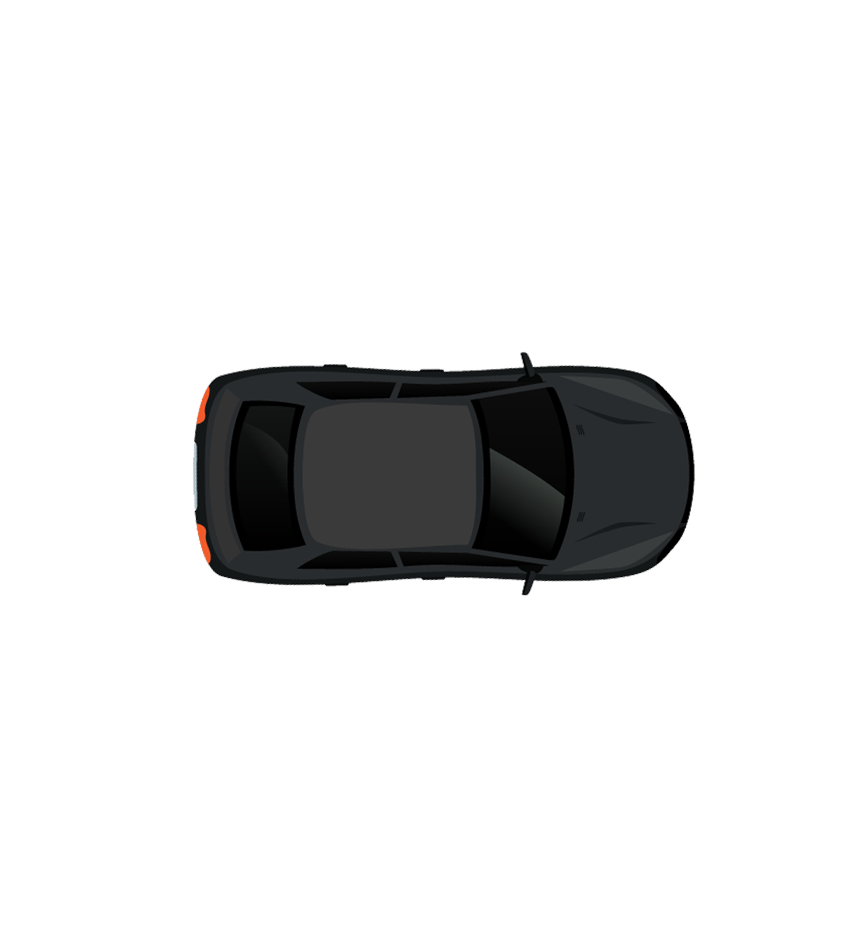
%> input picture matlab/car_left.png, 862 x 945 px
$ octave averageSimul.m   (GNU Octave 9; MATLAB toolbox functions it lacks are replaced by stand-ins)
%> lines starting %> are read from the running program, lines starting %| are printed output that depends on the picture
### matlab/cox_mutualP_simul.m
function act=cox_mutualP_simul(x, times, line)

global TIME
global isPushed
global rsum1
global rsum2

% Elements of matrix for parameters of the artificial agent
alpha= x(1);
gamma= x(2); % the rate of retention of reciprocity
beta = x(3); % the initial benevolence parameter
theta = x(4); % the relative weight of the other's kindness

% Probability of the artificial agent
p = 0.5; %'s ininitial probability of avoid
pa = zeros(times,1); % The storage of the probability of taking action for each subject

act = zeros(times,2); % The storage of action results
time = zeros(times,2); % The storage of action times

rep = zeros(2,2); %player, reputation [0 0; 0 0]
reward = [-1000 300 -300 0]; %reward setting
% rsum1 = ones(1,2)*200; %initial sum of reward for each player
% rsum2 = ones(1,2)*200;

uLog = zeros(times,2); % the storage of utility values

point=[-0.5 0.5]; % kindness value; -0.5 = rush, 0.5 = avoid


%% image load
IMG_carLeft = imread('car_left.png');
IMG_carRight = imread('car_right.png');
IMG_crush = imread('crush.png');

%% {times} TRIAL
for n=1:times

    isPushed = 0;
    TIME = 0;


    %% take actions with the probabilities updated in the previous trial
    % Determine the action of the artificial agent
    act(n,1) = rand < p(1);
    disappear = 5;

    %-- update of kindness. rep(1,1) ~ kindness of self, rep(1,2) ~
    %kindness of other
    rep(1,1) = gamma*rep(1,1)+point(act(n,1)+1); % eq(7) of Lee et al. (2015)
    rep(1,2) = gamma*rep(1,2)+point(act(n,2)+1)+beta;

    %-- update of emotional state (reciprocity). eq(8) of Lee et al. (2015)
    emotion1 = 2*(theta*rep(1,2)-((1-theta)*rep(1,1)));

    %-- update of utility. eq(9) of Lee et al. (2015)
    uAvoid = ((rsum1(1) - 0.5)^alpha + emotion1*((rsum1(2) + 0.5)^alpha))/alpha;
    uRush = ((rsum1(1) - 0.5)^alpha + emotion1*((rsum1(2) - 1.5)^alpha))/alpha;

    uLog(n,1)=uAvoid; uLog(n,2)=uRush;

    %-- update of the probability of avoid. eq(10) of Lee et al. (2015)
    z=(uAvoid-uRush);
    p(1)=1/(1+exp(-(z))); %logistic sigmoid
    pa(n,1)=p(1);

    if act(n,1) == 0
        time(n,1) = 0;
    end

    %-- the artificial agent avoids
    if act(n,1) == 1
        % Regardless of the setting of the moment of disappearance (in
        % sec), the the artificial agent always disappear right before
        % crushing
        % disappear in 1sec - disappear when disappear == 3
        if rand < 370/1174
            disappear = 3;
            time(n,1) = 1;
            % disappear in 1-2sec - disappear when disappear == 3
        elseif 370/1174 < rand && rand < 496/1174
            disappear = 3;
            time(n,1) = 2;
            %disappear in 2-3sec - disappear when disappear == 3
        elseif rand > 496/1174
            disappear = 3;
            time(n,1) = 3;
        end
    end


    %%%%%%%%%%%%%%%%%%%%%%%%%%%%%%%%%%%%%%%SCREEN%%%%%%%%%%%%%%%%%%%%%%%%%%%%%%%%%%%%%%%%%

    %-- Initial screen
     a = 0;
     if n == 1 && line == 1
         subplot(3,7,4); text(-0.5,0.5,'Loading','fontsize',80); axis off;
         subplot(3,7,21); image(IMG_carRight); axis off;
         subplot(3,7,7); text(0.5,0.5,'Player1','FontSize',30); axis off;
         drawnow;
         pause(15);
     end
     tic;
     while a<2
        a = toc;

        clf;
        subplot(3,7,4); text(-0.5,0.5,'Ready','fontsize',80); axis off;
        subplot(3,7,15); image(IMG_carLeft); axis off
        subplot(3,7,21); image(IMG_carRight); axis off;
        subplot(3,7,1); text(0.5,0.5,'Player2','FontSize',30); axis off;
        subplot(3,7,7); text(0.5,0.5,'Player1','FontSize',30); axis off;
        subplot(3,7,8); text(0.5,0.5,num2str(rsum1(1,1)),'FontSize',30); axis off;
        subplot(3,7,14); text(0.5,0.5,num2str(rsum2(1,1)),'FontSize',30); axis off;

        drawnow;
     end


    TIME1 = keyPress;

    %disp(TIME1);

    if TIME1 > 0
       realtime = TIME1;
    end


    %-- Start 3sec countdown
    a = 0;
    tic;
    while a<3
      a =toc;

      if 0<a && a<1
       clf;
         if ~(act(n,1) == 1 && isPushed)
            subplot(3,7,15); image(IMG_carLeft); axis off;
         end

         if ~isPushed
             subplot(3,7,21); image(IMG_carRight); axis off;
         end

       subplot(3,7,4); text(0.5,0.5,'3','FontSize',80); axis off;
       subplot(3,7,8); text(0.5,0.5,num2str(rsum1(1,1)),'FontSize',30); axis off;
       subplot(3,7,14); text(0.5,0.5,num2str(rsum2(1,1)),'FontSize',30); axis off;
       subplot(3,7,1); text(0.5,0.5,'Player2','FontSize',30); axis off;
       subplot(3,7,7); text(0.5,0.5,'Player1','FontSize',30); axis off;

       drawnow

      end

      if 1<a && a<2
       clf;

       if disappear > 1
          if ~(act(n,1) == 1 && isPushed)
            subplot(3,7,16); image(IMG_carLeft); axis off;
          end
       end

       if ~isPushed
            subplot(3,7,20); image(IMG_carRight); axis off;
       end

       subplot(3,7,4); text(0.5,0.5,'2','FontSize',80); axis off;
       subplot(3,7,8); text(0.5,0.5,num2str(rsum1(1,1)),'FontSize',30); axis off;
       subplot(3,7,14); text(0.5,0.5,num2str(rsum2(1,1)),'FontSize',30); axis off;
       subplot(3,7,1); text(0.5,0.5,'Player2','FontSize',30); axis off;
       subplot(3,7,7); text(0.5,0.5,'Player1','FontSize',30); axis off;
       drawnow
      end

      if 2<a && a<3
       clf;

       if disappear > 2
          if ~(act(n,1) == 1 && isPushed)
             subplot(3,7,17); image(IMG_carLeft); axis off;
          end
       end

       if ~isPushed
        subplot(3,7,19); image(IMG_carRight); axis off;
       end

       subplot(3,7,4); text(0.5,0.5,'1','FontSize',80); axis off;
       subplot(3,7,8); text(0.5,0.5,num2str(rsum1(1,1)),'FontSize',30); axis off;
       subplot(3,7,14); text(0.5,0.5,num2str(rsum2(1,1)),'FontSize',30); axis off;
       subplot(3,7,1); text(0.5,0.5,'Player2','FontSize',30); axis off;
       subplot(3,7,7); text(0.5,0.5,'Player1','FontSize',30); axis off;
       drawnow
      end

    end


    %% Crush
    if act(n,1) == 0 && ~isPushed
      clf;
      a = 0;

      tic;
      while a<1
        a = toc;
        subplot(3,7,18); image(IMG_crush); axis off;
        subplot(2,7,4); text(-0.5,0.5,'Draw','fontsize',80); axis off;
        subplot(3,7,8); text(0.5,0.5,num2str(rsum1(1,1)),'FontSize',30); axis off;
        subplot(3,7,14); text(0.5,0.5,num2str(rsum2(1,1)),'FontSize',30); axis off;
        subplot(3,7,1); text(0.5,0.5,'Player2','FontSize',30); axis off;
        subplot(3,7,7); text(0.5,0.5,'Player1','FontSize',30); axis off;
        drawnow;

      end

      r1(1) = reward(2*act(n,1)+act(n,2) + 1);
      r1(2) = reward(2*act(n,2)+act(n,1) + 1);
      rsum1 = rsum1+r1;
      rh(n,1:2) = rsum1;

      r2(1,1) = reward(2*act(n,2)+act(n,1) + 1);
      r2(1,2) = reward(2*act(n,1)+act(n,2) + 1);
      rsum2 = rsum2+r2;

      continue;

    end

    %% Computer win
    if act(n,1) == 0 && isPushed
        a = 0;

        tic;
        while a<2
            a = toc;

            if 0<a && a<1
               clf;
               subplot(3,7,18); image(IMG_carLeft); axis off;
               subplot(3,7,8); text(0.5,0.5,num2str(rsum1(1,1)),'FontSize',30); axis off;
               subplot(3,7,14); text(0.5,0.5,num2str(rsum2(1,1)),'FontSize',30); axis off;
               subplot(3,7,1); text(0.5,0.5,'Player2','FontSize',30); axis off;
               subplot(3,7,7); text(0.5,0.5,'Player1','FontSize',30); axis off;
               drawnow;
            end

            if 1<a && a<2
               clf;
               subplot(3,7,19); image(IMG_carLeft); axis off;
               subplot(3,7,8); text(0.5,0.5,num2str(rsum1(1,1)),'FontSize',30); axis off;
               subplot(3,7,14); text(0.5,0.5,num2str(rsum2(1,1)),'FontSize',30); axis off;
               subplot(3,7,1); text(0.5,0.5,'Player2','FontSize',30); axis off;
               subplot(3,7,7); text(0.5,0.5,'Player1','FontSize',30); axis off;
               subplot(2,7,4); text(-0.5,0.5,'Lose','fontsize',80); axis off;
               drawnow;
            end
        end
    end


    %% User Win
    if act(n,1) == 1 && ~isPushed
        a = 0;

        tic;
        while a<2
            a = toc;

            if 0<a && a<1
               clf;
               subplot(3,7,18); image(IMG_carRight); axis off;
               subplot(3,7,8); text(0.5,0.5,num2str(rsum1(1,1)),'FontSize',30); axis off;
               subplot(3,7,14); text(0.5,0.5,num2str(rsum2(1,1)),'FontSize',30); axis off;
               subplot(3,7,1); text(0.5,0.5,'Player2','FontSize',30); axis off;
               subplot(3,7,7); text(0.5,0.5,'Player1','FontSize',30); axis off;
               drawnow;
            end

            if 1<a && a<2
               clf;
               subplot(3,7,17); image(IMG_carRight); axis off;
               subplot(3,7,8); text(0.5,0.5,num2str(rsum1(1,1)),'FontSize',30); axis off;
               subplot(3,7,14); text(0.5,0.5,num2str(rsum2(1,1)),'FontSize',30); axis off;
               subplot(3,7,1); text(0.5,0.5,'Player2','FontSize',30); axis off;
               subplot(3,7,7); text(0.5,0.5,'Player1','FontSize',30); axis off;
               subplot(3,7,4); text(0,0.5,'Win','fontsize',80); axis off;
               drawnow;
            end
        end
    end


    % when the player pushed
    if isPushed
        act(n,2) = 1;
    end

    time(n, 2) = TIME;


    %% Updates of player 1
    %-- calulate reward of both players in the perspective of player 1
    r1(1) = reward(2*act(n,1)+act(n,2) + 1); % = -1 player 1's reward
    r1(2) = reward(2*act(n,2)+act(n,1) + 1); %player 2's reward

    %-- calculate reward sum in the perspective of player 1
    rsum1 = rsum1+r1;
    %[200 200] + r1 [-1 1]

    rh(n,1:2) = rsum1;


    %% Updates of player 2
    %-- calulate reward of both players in the perspective of player 2
    r2(1,1) = reward(2*act(n,2)+act(n,1) + 1);
    r2(1,2) = reward(2*act(n,1)+act(n,2) + 1);

    %-- calculate reward sum in the perspective of player 1
    rsum2 = rsum2+r2;


end
if line == 1
    assignin('base','b_act1',act);
    assignin('base','b_time1',time);
    act
    time
elseif line == 2
    assignin('base','b_act2',act);
    assignin('base','b_time2',time);
    act
    time
else
    assignin('base','b_act3',act);
    assignin('base','b_time3',time);
    act
    time

    figure(1),clf,imagesc(act),colormap copper
    pause(20);
end


### matlab/keyPress.m
function [out] = keyPress()
global TIME
global tHand

fHand = figure(1);clf;
set(fHand, 'KeyPressFcn', @Key_Down);


    tHand = tic;
    drawnow;
   %pause(3)
    out = TIME;

### matlab/averageSimul.m
%% Iterative chicken game
% Main code

% Parameters 'exchange','rush','avoid','unfair','undefined' can be changed.
% For parameter setting, refers to Lee et al., 2015

% 'cox_mutulP_simul' fucntion simulates the artificial agent's behavior
% according to the result of previous trial.

% The behavioral results saved as 'result.mat'.

% The reward setting can be changed in 'cox_mutualP_simul' function and
% 'random_simul' function.


% Code written by Sangho Lee.
% For any questions, please contact to Minju Kim (mjkim28@unist.ac.kr)

%%

clear all
close all
clc

global rsum1
global rsum2

rsum1 = ones(1,2)*20000; %initial sum of reward for each player
rsum2 = ones(1,2)*20000;


%% Parameter values for each of four patterns + undefined pattern

% alpha, gamma, beta, theta of the artificial agent
% retention parameter -> gamma = 0.110214129 & sensitivity to the reciprocity -> theta = 0.609932437
exchange = [0.986359191	0.110214129	0.068871041 0.709932437];
rush = [0.86323849 0.673074352 -0.738832267	0.696529261];
avoid = [0.864833547 0.37028665	0.126612251	0.978597705];
unfair = [0.644289704 0.93032074 0.96829209	0.931588575];
undefined = [0.825579952 0.574112545 -0.200593519 0.646369624];

plot(1);
set(gcf,'Units', 'Normalized', 'OuterPosition', [0 0 1 1])
set(gcf,'color','w','menubar','none')
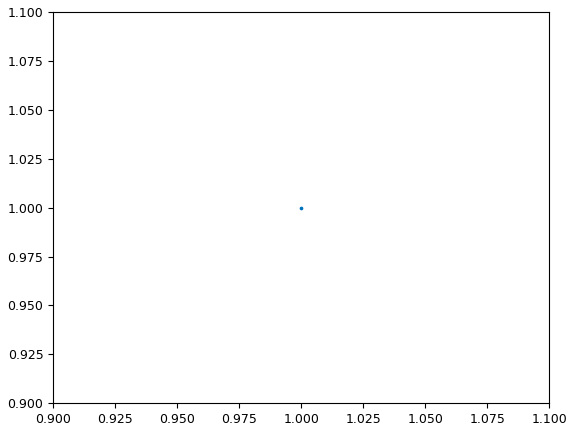
%> figure redrawn from the program's plot data

%% Simulated action for each pattern
%% exchange -> rush -> exchange
exchangeSimul = cox_mutualP_simul(exchange, 50, 1);
%> in cox_mutualP_simul, IMG_carLeft is the input picture: size 945x862x3 uint8; mean R, G, B 227.6, 227.7, 227.7
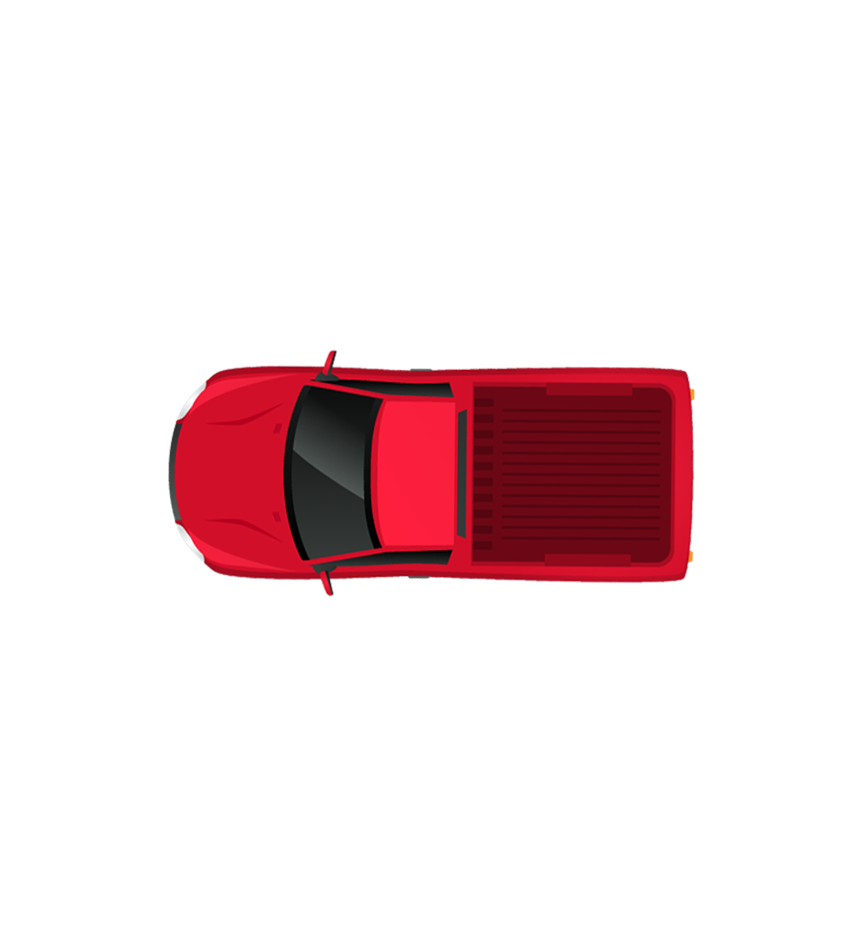
%> input picture matlab/car_right.png, 862 x 945 px
%> in cox_mutualP_simul, IMG_carRight is the input picture: size 945x862x3 uint8; mean R, G, B 240.8, 224, 226.2
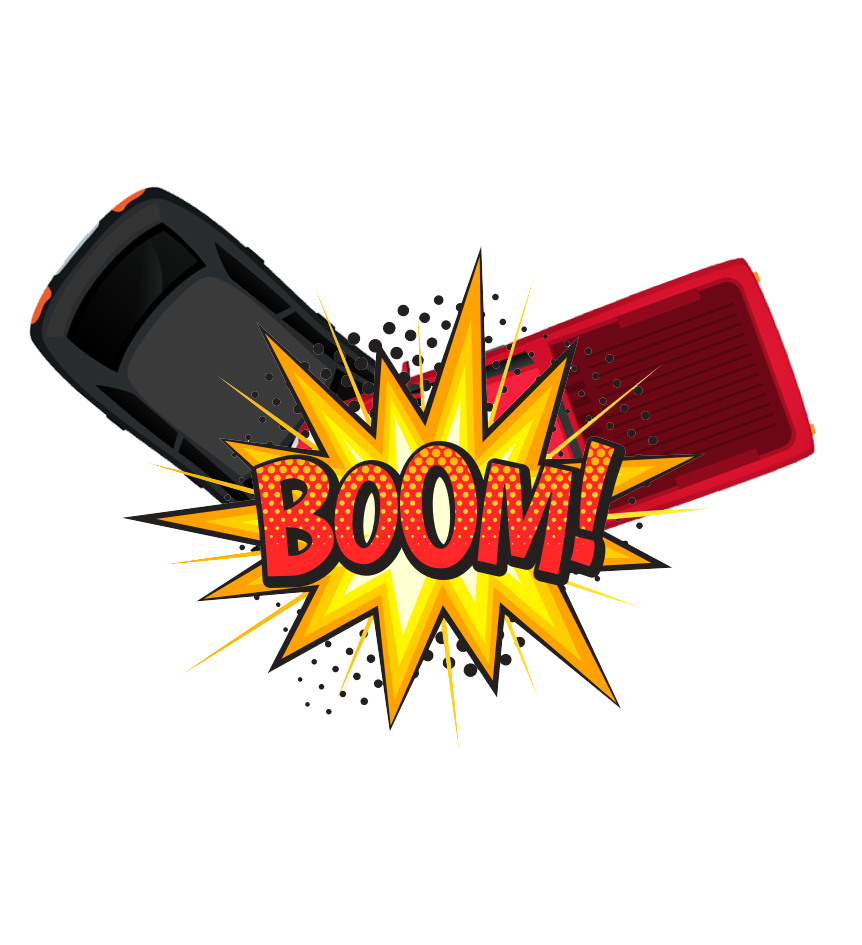
%> input picture matlab/crush.png, 862 x 945 px
%> in cox_mutualP_simul, IMG_crush is the input picture: size 945x862x3 uint8; mean R, G, B 223.9, 208.1, 197.6
%> (the run ends here)
